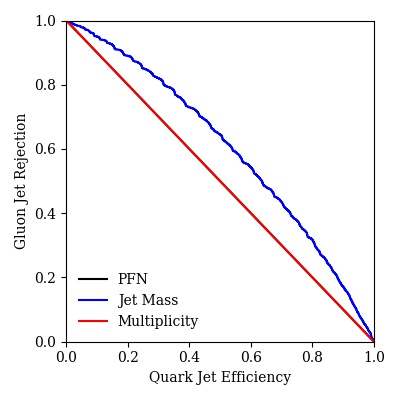

The script that saved this image:
# standard library imports
from __future__ import absolute_import, division, print_function

# standard numerical library imports
import numpy as np
import os.path
# energyflow imports
import energyflow as ef
from energyflow.archs import PFN
from energyflow.datasets import qg_jets
from energyflow.utils import data_split, remap_pids, to_categorical
import cepc

# attempt to import sklearn
try:
    from sklearn.metrics import roc_auc_score, roc_curve
except:
    print('please install scikit-learn in order to make ROC curves')
    roc_curve = False

# attempt to import matplotlib
try:
    import matplotlib.pyplot as plt
except:
    print('please install matploltib in order to make plots')
    plt = False

################################### SETTINGS ###################################
# the commented values correspond to those in 1810.05165
###############################################################################

# data controls, can go up to 2000000 for full dataset
train, val, test = 7500, 1000, 1500
# train, val, test = 1000000, 200000, 200000
use_pids = True

# network architecture parameters
Phi_sizes, F_sizes = (100, 100, 128), (100, 100, 100)
# Phi_sizes, F_sizes = (100, 100, 256), (100, 100, 100)

# network training parameters
num_epoch = 5
batch_size = 500

################################################################################

# load data
X, y = cepc.load(train + val + test)

# convert labels to categorical
Y = to_categorical(y, num_classes=2)

print('Loaded quark and gluon jets')

# preprocess by centering jets and normalizing pts
for x in X:
    mask = x[:,0] > 0
    yphi_avg = np.average(x[mask,1:3], weights=x[mask,0], axis=0)
    x[mask,1:3] -= yphi_avg
    x[mask,0] /= x[:,0].sum()

# handle particle id channel
if use_pids:
    remap_pids(X, pid_i=3)
else:
    X = X[:,:,:3]

print('Finished preprocessing')

# do train/val/test split 
(X_train, X_val, X_test,
 Y_train, Y_val, Y_test) = data_split(X, Y, val=val, test=test)

print('Done train/val/test split')
print('Model summary:')

# build architecture
print(X.shape[-1])
pfn = PFN(input_dim=X.shape[-1], Phi_sizes=Phi_sizes, F_sizes=F_sizes)

# train model
pfn.fit(X_train, Y_train,
          epochs=num_epoch,
          batch_size=batch_size,
          validation_data=(X_val, Y_val),
          verbose=1)

# get predictions on test data
preds = pfn.predict(X_test, batch_size=1000)

# get ROC curve if we have sklearn
if roc_curve:
    pfn_fp, pfn_tp, threshs = roc_curve(Y_test[:,1], preds[:,1])

    # get area under the ROC curve
    auc = roc_auc_score(Y_test[:,1], preds[:,1])
    print()
    print('PFN AUC:', auc)
    print()

    # make ROC curve plot if we have matplotlib
    if plt:

        # get multiplicity and mass for comparison
        masses = np.asarray([ef.ms_from_p4s(ef.p4s_from_ptyphims(x).sum(axis=0)) for x in X])
        mults = np.asarray([np.count_nonzero(x[:,0]) for x in X])
        mass_fp, mass_tp, threshs = roc_curve(Y[:,1], -masses)
        mult_fp, mult_tp, threshs = roc_curve(Y[:,1], -mults)

        # some nicer plot settings 
        plt.rcParams['figure.figsize'] = (4,4)
        plt.rcParams['font.family'] = 'serif'
        plt.rcParams['figure.autolayout'] = True

        # plot the ROC curves
        plt.plot(pfn_tp, 1-pfn_fp, '-', color='black', label='PFN')
        plt.plot(mass_tp, 1-mass_fp, '-', color='blue', label='Jet Mass')
        plt.plot(mult_tp, 1-mult_fp, '-', color='red', label='Multiplicity')

        # axes labels
        plt.xlabel('Quark Jet Efficiency')
        plt.ylabel('Gluon Jet Rejection')

        # axes limits
        plt.xlim(0, 1)
        plt.ylim(0, 1)

        # make legend and show plot
        plt.legend(loc='lower left', frameon=False)
        plt.savefig("test_pfn.jpg")
        if os.path.isfile('test_pfn.jpg'):
            print("savefig:test_pfn.jpg")
        plt.show()
